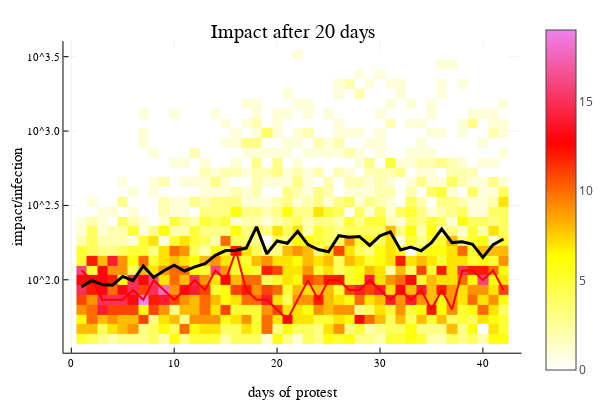

This figure's notebook cell:
### Code cell
plot()
heatmap(htpro,htbins[1:end-1],htmp,yaxis=:log, c=cgrad([:white, :yellow, :red, :violet ]),xlabel="days of protest",ylabel="impact/infection")
ind=findmax(htmp,dims=1)
plot!(htbins[[i[1] for i in ind[2]]'],linewidth=2,linecolor=:red,legend=false) #mode
plot!((htbins[1:end-1]'*htmp)'/100,linewidth=3,linecolor=:black,legend=false) #median
plot!(title="Impact after $ndays days")

### Figure 1 — Plotly figure (JSON) as saved in the notebook; plotly's stock layout.template omitted (floating-point values rounded to 4 significant figures; data arrays with more than 128 entries replaced by an {"elided": "..."} marker saying what was removed)
{"data": [{"colorbar": {"title": ""}, "colorscale": [[0, "rgba(255, 255, 255, 1.000)"], [0.3333, "rgba(255, 255, 0, 1.000)"], [0.6667, "rgba(255, 0, 0, 1.000)"], [1, "rgba(238, 130, 238, 1.000)"]], "hoverinfo": "none", "name": "y1", "showlegend": false, "showscale": true, "type": "heatmap", "x": [0.5, 1.5, 2.5, 3.5, 4.5, 5.5, 6.5, 7.5, 8.5, 9.5, 10.5, 11.5, 12.5, 13.5, 14.5, 15.5, 16.5, 17.5, 18.5, 19.5, 20.5, 21.5, 22.5, 23.5, 24.5, 25.5, 26.5, 27.5, 28.5, 29.5, 30.5, 31.5, 32.5, 33.5, 34.5, 35.5, 36.5, 37.5, 38.5, 39.5, 40.5, 41.5, 42.5], "xaxis": "x1", "y": [37.08, 43.15, 50.22, 58.45, 68.03, 79.17, 92.15, 107.2, 124.8, 145.3, 169.1, 196.8, 229.0, 266.5, 310.2, 361.0, 420.2, 489.0, 569.1, 662.4, 770.9, 897.2, 1044.0, 1215.0, 1414.0, 1646.0, 1916.0, 2230.0, 2595.0, 3020.0, 3515.0], "yaxis": "y1", "z": {"elided": "30x42 int values"}, "zmax": 19, "zmin": 0}, {"colorbar": {"title": ""}, "legendgroup": "y2", "line": {"color": "rgba(255, 0, 0, 1.000)", "dash": "solid", "shape": "linear", "width": 2}, "mode": "lines", "name": "y2", "showlegend": true, "type": "scatter", "x": [1, 2, 3, 4, 5, 6, 7, 8, 9, 10, 11, 12, 13, 14, 15, 16, 17, 18, 19, 20, 21, 22, 23, 24, 25, 26, 27, 28, 29, 30, 31, 32, 33, 34, 35, 36, 37, 38, 39, 40, 41, 42], "xaxis": "x1", "y": [115.7, 99.41, 73.39, 73.39, 73.39, 85.41, 73.39, 99.41, 85.41, 73.39, 85.41, 99.41, 85.41, 115.7, 99.41, 156.7, 85.41, 73.39, 73.39, 63.06, 54.18, 73.39, 99.41, 73.39, 99.41, 99.41, 85.41, 85.41, 99.41, 85.41, 73.39, 85.41, 73.39, 85.41, 63.06, 85.41, 63.06, 115.7, 115.7, 99.41, 115.7, 85.41], "yaxis": "y1", "zmax": 19, "zmin": 0}, {"colorbar": {"title": ""}, "legendgroup": "y3", "line": {"color": "rgba(0, 0, 0, 1.000)", "dash": "solid", "shape": "linear", "width": 3}, "mode": "lines", "name": "y3", "showlegend": true, "type": "scatter", "x": [1, 2, 3, 4, 5, 6, 7, 8, 9, 10, 11, 12, 13, 14, 15, 16, 17, 18, 19, 20, 21, 22, 23, 24, 25, 26, 27, 28, 29, 30, 31, 32, 33, 34, 35, 36, 37, 38, 39, 40, 41, 42], "xaxis": "x1", "y": [89.78, 99.11, 92.89, 92.08, 105.4, 98.62, 124.0, 103.8, 115.0, 125.4, 114.6, 122.3, 128.3, 146.1, 157.2, 157.8, 163.4, 227.0, 149.4, 182.4, 176.2, 211.7, 172.3, 159.8, 154.2, 198.1, 193.2, 195.7, 170.3, 197.4, 210.0, 158.9, 166.2, 156.7, 177.7, 219.5, 177.9, 179.9, 173.2, 141.4, 172.4, 188.2], "yaxis": "y1", "zmax": 19, "zmin": 0}], "layout": {"annotations": [{"font": {"color": "rgba(0, 0, 0, 1.000)", "family": "sans-serif", "size": 20}, "rotation": 0, "showarrow": false, "text": "Impact after 20 days", "x": 0.5572, "xanchor": "center", "xref": "paper", "y": 1, "yanchor": "top", "yref": "paper"}], "height": 400, "margin": {"b": 20, "l": 0, "r": 0, "t": 20}, "paper_bgcolor": "rgba(255, 255, 255, 1.000)", "plot_bgcolor": "rgba(255, 255, 255, 1.000)", "showlegend": false, "width": 600, "xaxis": {"anchor": "y1", "domain": [0.1209, 0.9934], "gridcolor": "rgba(0, 0, 0, 0.100)", "gridwidth": 0.5, "linecolor": "rgba(0, 0, 0, 1.000)", "mirror": false, "range": [-0.76, 43.76], "showgrid": true, "showline": true, "showticklabels": true, "tickangle": 0, "tickcolor": "rgb(0, 0, 0)", "tickfont": {"color": "rgba(0, 0, 0, 1.000)", "family": "sans-serif", "size": 11}, "tickmode": "array", "ticks": "inside", "ticktext": ["0", "10", "20", "30", "40"], "tickvals": [0, 10, 20, 30, 40], "title": "days of protest", "titlefont": {"color": "rgba(0, 0, 0, 1.000)", "family": "sans-serif", "size": 15}, "type": "-", "visible": true, "zeroline": false, "zerolinecolor": "rgba(0, 0, 0, 1.000)"}, "yaxis": {"anchor": "x1", "domain": [0.07581, 0.9415], "gridcolor": "rgba(0, 0, 0, 0.100)", "gridwidth": 0.5, "linecolor": "rgba(0, 0, 0, 1.000)", "mirror": false, "range": [1.51, 3.605], "showgrid": true, "showline": true, "showticklabels": true, "tickangle": 0, "tickcolor": "rgb(0, 0, 0)", "tickfont": {"color": "rgba(0, 0, 0, 1.000)", "family": "sans-serif", "size": 11}, "tickmode": "array", "ticks": "inside", "ticktext": ["10^2.0", "10^2.5", "10^3.0", "10^3.5"], "tickvals": [100, 316.2, 1000, 3162.0], "title": "impact/infection", "titlefont": {"color": "rgba(0, 0, 0, 1.000)", "family": "sans-serif", "size": 15}, "type": "log", "visible": true, "zeroline": false, "zerolinecolor": "rgba(0, 0, 0, 1.000)"}}}
